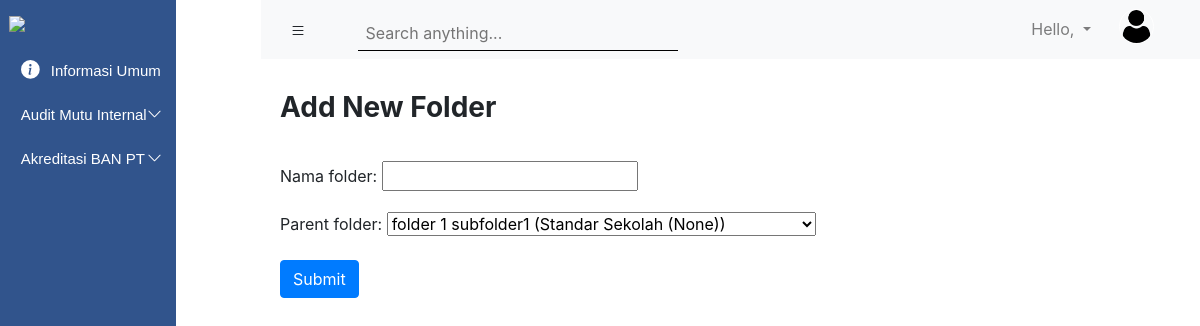
The page /addsubfolder02/3 on the database as committed earlier.
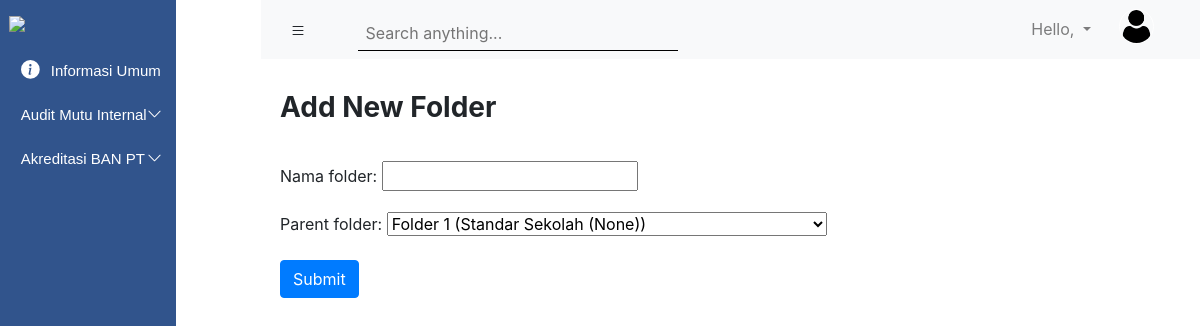
The same page on the database as committed later.
### upmsite/models.py (models this page shows)
class SubFolder01(models.Model):
    nama_folder = models.CharField(max_length=520)
    parent_folder = models.ForeignKey(Folder, on_delete=models.CASCADE)
    def __str__(self):
        return '{} ({})'.format(self.nama_folder, self.parent_folder)

class Folder(models.Model):
    listKategori = (
        ('AMI', 'AMI'),
        ('ABPT', 'ABPT'),
        ('Informasi Umum', 'Informasi Umum'),
    )
    nama_folder = models.CharField(default='', max_length=256)
    nama_prodi = models.ForeignKey(ProgramStudi, on_delete=models.CASCADE, blank = True, null = True)
    kategori = models.CharField(max_length=50, choices=listKategori)
    public_status = models.BooleanField(default = True)
    isAllowNewFolder = models.BooleanField(default = True)
    isAllowNewFile = models.BooleanField(default = True)
    def __str__(self):
        return '{} ({})'.format(self.nama_folder, self.nama_prodi)

### upmsite/views.py (the view, shortened to what this page needs)
# urls.py: path('addsubfolder02/<int:pk>', views_upmsite.AddSubFolder02.as_view(), name="AddSubFolder_02"),
class AddSubFolder02(CreateView):
    def get_initial(self):
        pk = pkjuduldef1()
        return {
            'parent_folder':pk,
        }
    template_name = "AddSubFolder1.html"
    form_class = forms.FormAddSubFolder2

### upmsite/forms.py
class FormAddSubFolder2(ModelForm):
    class Meta:
        model = SubFolder02
        fields = '__all__'

### Accounts/models.py (called while the page is built)
    def __str__(self):
        return self.nama_prodi

### upmsite/views.py (called while the page is built)
def pkjuduldef1():
    return pkjudul1

### Templates/AddSubFolder1.html (shortened to what this page needs)
{% extends 'main.html' %}
{% load widget_tweaks %}
{% load static %}
{% block content %}
        <section class="page-title">
          <h3 class="font-weight-bold">Add New Folder</h3>
        </section>
        <section class="form-area">
            <div class="box-inside">
                <form method="POST" class="mt-4" enctype="multipart/form-data">
                    {{form.as_p}}
                    <button type="submit" class="btn btn-primary">Submit</button>
                </form>
            </div>
        </section>
    </section>
    {% endblock %}

Rows that differ between the two databases and show on the page:
changed SubFolder01: parent_folder "folder 1 subfolder1 (Standar Sekolah (None))" → "Folder 1 (Standar Sekolah (None))"
